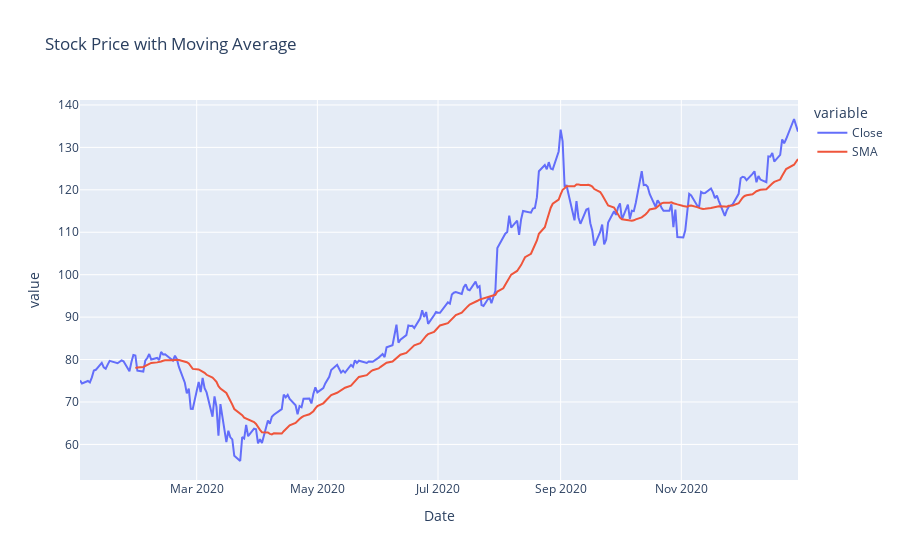
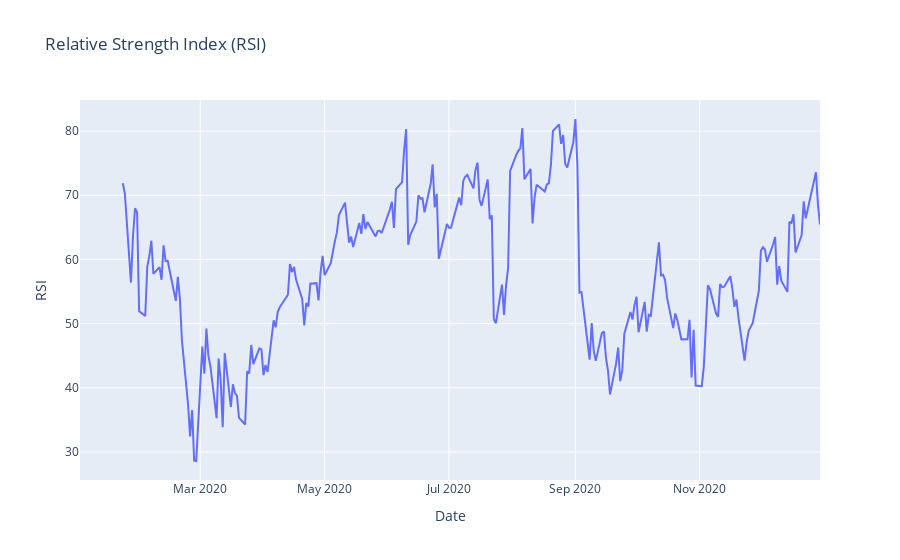
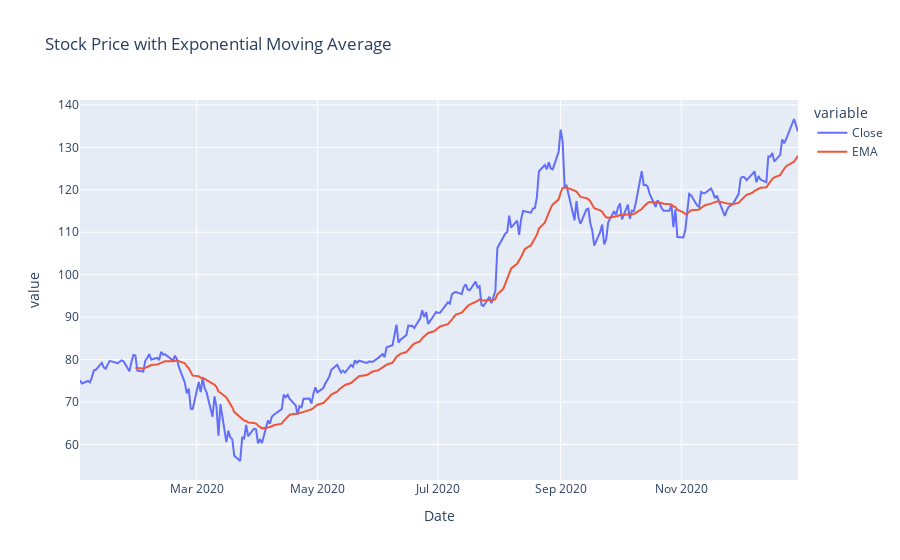
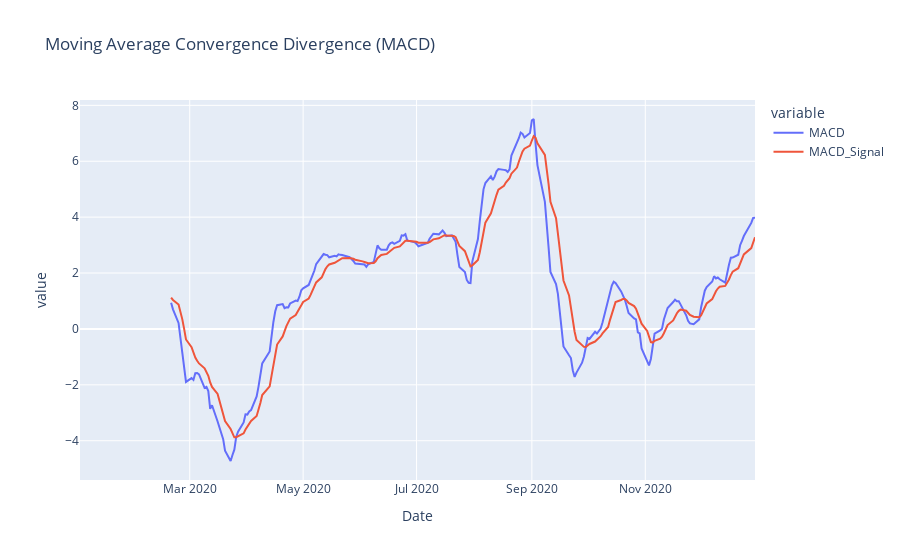

Notebook cell for these charts, in order:
### Code cell
# Plot stock data
analyzer.plot_stock_data(stock_data)
# Plot RSI
analyzer.plot_rsi(stock_data)

# Plot EMA
analyzer.plot_ema(stock_data)

# Plot MACD
analyzer.plot_macd(stock_data)

### Figure 1 — Plotly figure (JSON) as saved in the notebook; plotly's stock layout.template omitted (floating-point values rounded to 4 significant figures; data arrays with more than 128 entries replaced by an {"elided": "..."} marker saying what was removed)
{"data": [{"hovertemplate": "variable=Close<br>Date=%{x}<br>value=%{y}<extra></extra>", "legendgroup": "Close", "line": {"color": "#636efa", "dash": "solid"}, "marker": {"symbol": "circle"}, "mode": "lines", "name": "Close", "orientation": "v", "showlegend": true, "type": "scatter", "x": {"elided": "252 str values"}, "xaxis": "x", "y": {"elided": "252 float values"}, "yaxis": "y"}, {"hovertemplate": "variable=SMA<br>Date=%{x}<br>value=%{y}<extra></extra>", "legendgroup": "SMA", "line": {"color": "#EF553B", "dash": "solid"}, "marker": {"symbol": "circle"}, "mode": "lines", "name": "SMA", "orientation": "v", "showlegend": true, "type": "scatter", "x": {"elided": "252 str values"}, "xaxis": "x", "y": {"elided": "252 float values"}, "yaxis": "y"}], "layout": {"legend": {"title": {"text": "variable"}, "tracegroupgap": 0}, "title": {"text": "Stock Price with Moving Average"}, "xaxis": {"anchor": "y", "domain": [0, 1], "title": {"text": "Date"}}, "yaxis": {"anchor": "x", "domain": [0, 1], "title": {"text": "value"}}}}

### Figure 2 — Plotly figure (JSON) as saved in the notebook; plotly's stock layout.template omitted (floating-point values rounded to 4 significant figures; data arrays with more than 128 entries replaced by an {"elided": "..."} marker saying what was removed)
{"data": [{"hovertemplate": "Date=%{x}<br>RSI=%{y}<extra></extra>", "legendgroup": "", "line": {"color": "#636efa", "dash": "solid"}, "marker": {"symbol": "circle"}, "mode": "lines", "name": "", "orientation": "v", "showlegend": false, "type": "scatter", "x": {"elided": "252 str values"}, "xaxis": "x", "y": {"elided": "252 float values"}, "yaxis": "y"}], "layout": {"legend": {"tracegroupgap": 0}, "title": {"text": "Relative Strength Index (RSI)"}, "xaxis": {"anchor": "y", "domain": [0, 1], "title": {"text": "Date"}}, "yaxis": {"anchor": "x", "domain": [0, 1], "title": {"text": "RSI"}}}}

### Figure 3 — Plotly figure (JSON) as saved in the notebook; plotly's stock layout.template omitted (floating-point values rounded to 4 significant figures; data arrays with more than 128 entries replaced by an {"elided": "..."} marker saying what was removed)
{"data": [{"hovertemplate": "variable=Close<br>Date=%{x}<br>value=%{y}<extra></extra>", "legendgroup": "Close", "line": {"color": "#636efa", "dash": "solid"}, "marker": {"symbol": "circle"}, "mode": "lines", "name": "Close", "orientation": "v", "showlegend": true, "type": "scatter", "x": {"elided": "252 str values"}, "xaxis": "x", "y": {"elided": "252 float values"}, "yaxis": "y"}, {"hovertemplate": "variable=EMA<br>Date=%{x}<br>value=%{y}<extra></extra>", "legendgroup": "EMA", "line": {"color": "#EF553B", "dash": "solid"}, "marker": {"symbol": "circle"}, "mode": "lines", "name": "EMA", "orientation": "v", "showlegend": true, "type": "scatter", "x": {"elided": "252 str values"}, "xaxis": "x", "y": {"elided": "252 float values"}, "yaxis": "y"}], "layout": {"legend": {"title": {"text": "variable"}, "tracegroupgap": 0}, "title": {"text": "Stock Price with Exponential Moving Average"}, "xaxis": {"anchor": "y", "domain": [0, 1], "title": {"text": "Date"}}, "yaxis": {"anchor": "x", "domain": [0, 1], "title": {"text": "value"}}}}

### Figure 4 — Plotly figure (JSON) as saved in the notebook; plotly's stock layout.template omitted (floating-point values rounded to 4 significant figures; data arrays with more than 128 entries replaced by an {"elided": "..."} marker saying what was removed)
{"data": [{"hovertemplate": "variable=MACD<br>Date=%{x}<br>value=%{y}<extra></extra>", "legendgroup": "MACD", "line": {"color": "#636efa", "dash": "solid"}, "marker": {"symbol": "circle"}, "mode": "lines", "name": "MACD", "orientation": "v", "showlegend": true, "type": "scatter", "x": {"elided": "252 str values"}, "xaxis": "x", "y": {"elided": "252 float values"}, "yaxis": "y"}, {"hovertemplate": "variable=MACD_Signal<br>Date=%{x}<br>value=%{y}<extra></extra>", "legendgroup": "MACD_Signal", "line": {"color": "#EF553B", "dash": "solid"}, "marker": {"symbol": "circle"}, "mode": "lines", "name": "MACD_Signal", "orientation": "v", "showlegend": true, "type": "scatter", "x": {"elided": "252 str values"}, "xaxis": "x", "y": {"elided": "252 float values"}, "yaxis": "y"}], "layout": {"legend": {"title": {"text": "variable"}, "tracegroupgap": 0}, "title": {"text": "Moving Average Convergence Divergence (MACD)"}, "xaxis": {"anchor": "y", "domain": [0, 1], "title": {"text": "Date"}}, "yaxis": {"anchor": "x", "domain": [0, 1], "title": {"text": "value"}}}}
